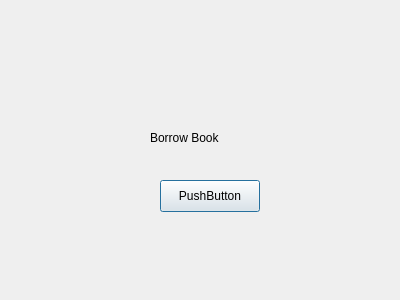
<?xml version="1.0" encoding="UTF-8"?>
<ui version="4.0">
 <class>BorrowBook</class>
 <widget class="QDialog" name="BorrowBook">
  <property name="geometry">
   <rect>
    <x>0</x>
    <y>0</y>
    <width>400</width>
    <height>300</height>
   </rect>
  </property>
  <property name="windowTitle">
   <string>Dialog</string>
  </property>
  <widget class="QLabel" name="label">
   <property name="geometry">
    <rect>
     <x>150</x>
     <y>130</y>
     <width>121</width>
     <height>16</height>
    </rect>
   </property>
   <property name="text">
    <string>Borrow Book</string>
   </property>
  </widget>
  <widget class="QPushButton" name="pushButton">
   <property name="geometry">
    <rect>
     <x>160</x>
     <y>180</y>
     <width>100</width>
     <height>32</height>
    </rect>
   </property>
   <property name="text">
    <string>PushButton</string>
   </property>
  </widget>
 </widget>
 <resources/>
 <connections/>
</ui>
